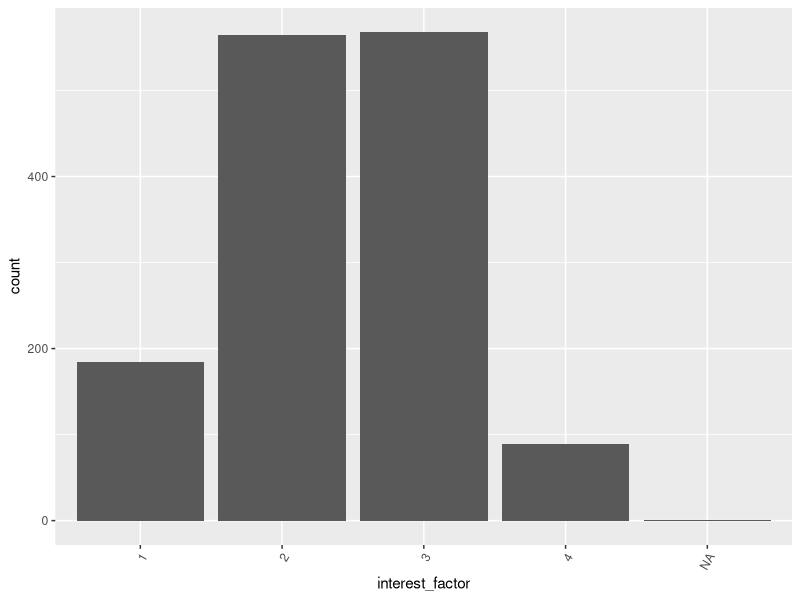
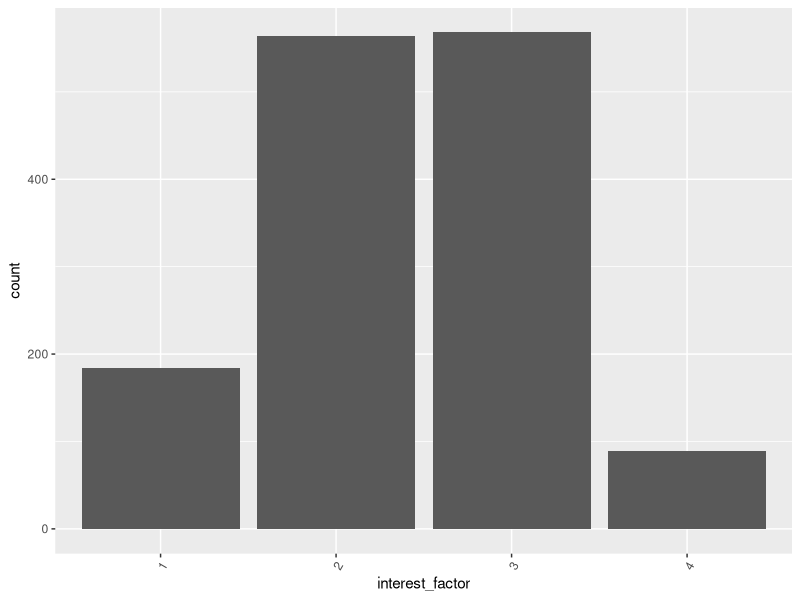
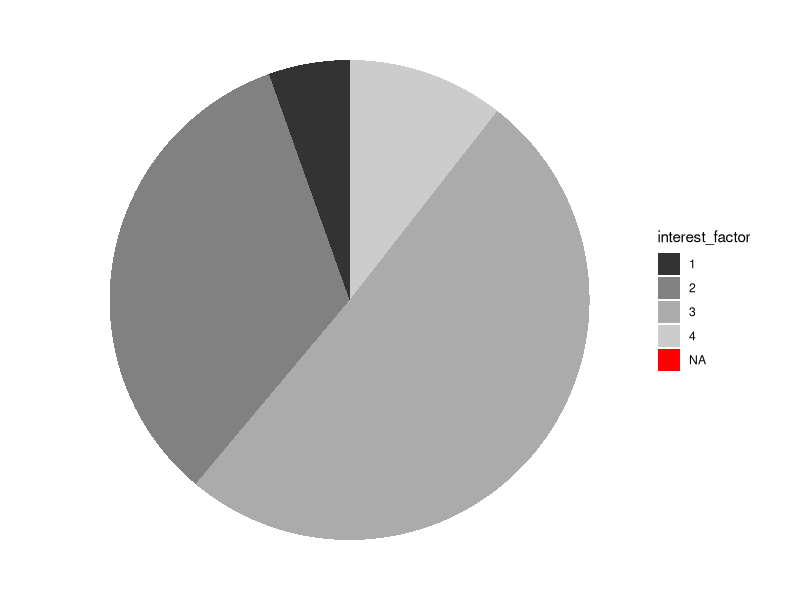
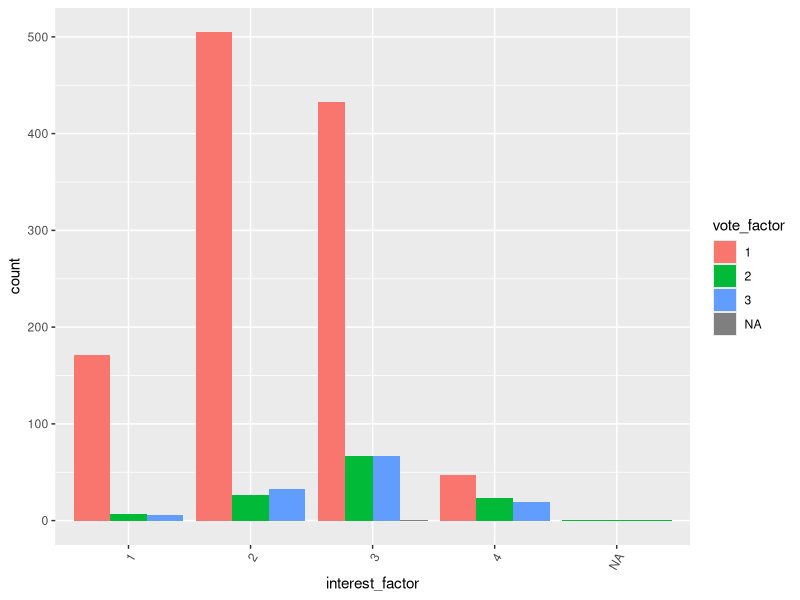
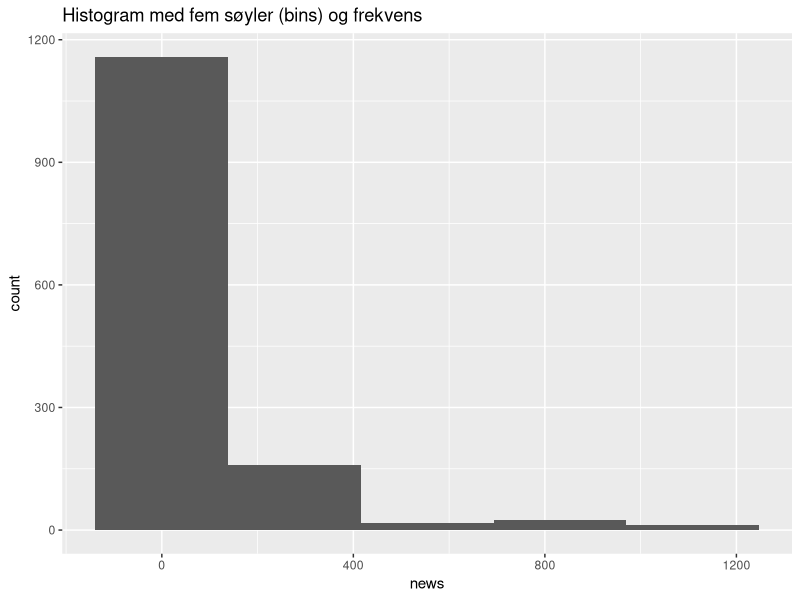
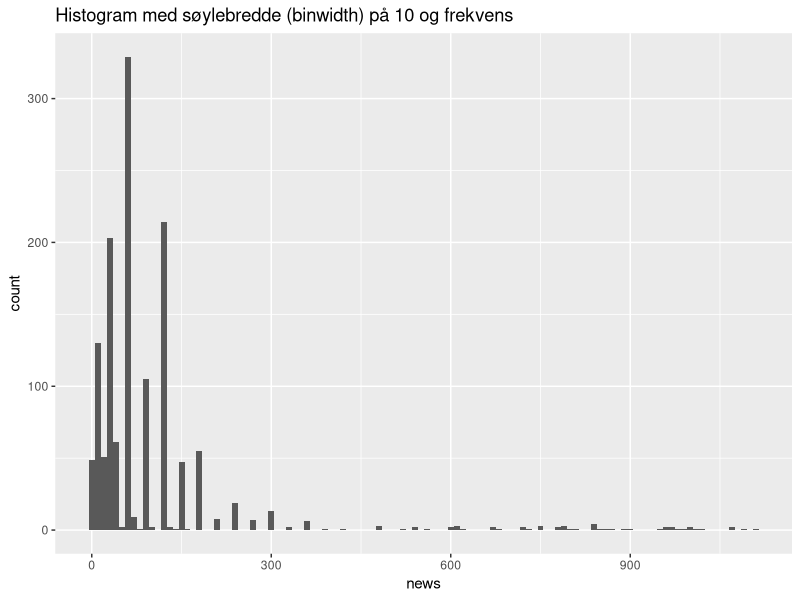
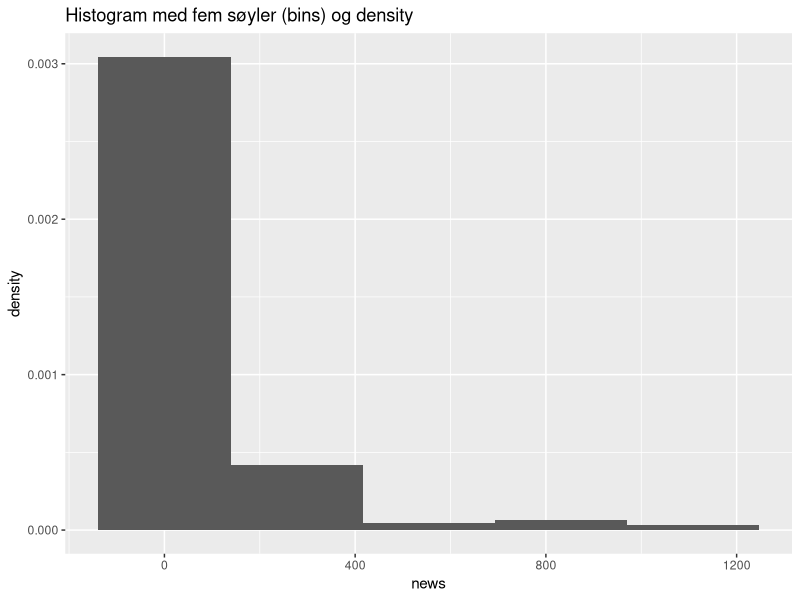
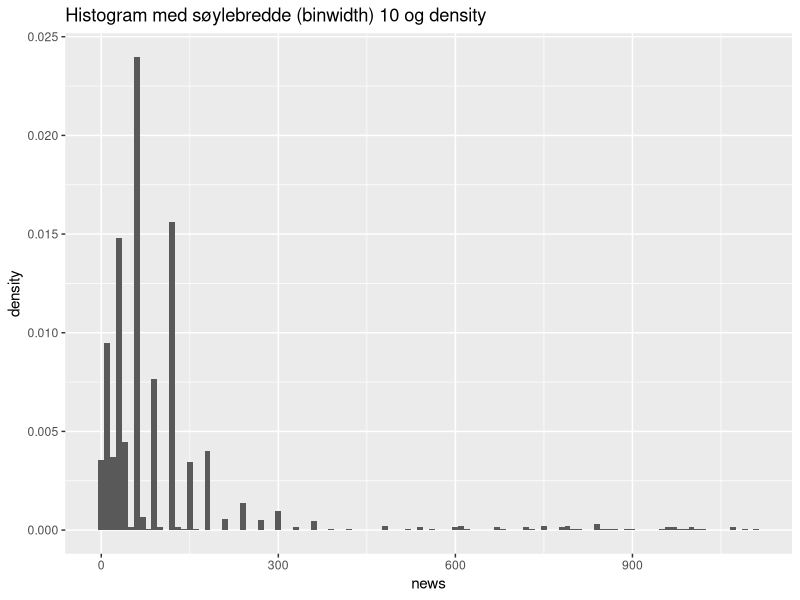

Generate these figures, in order, with R:
## ---- chunk 1
knitr::opts_chunk$set(echo = TRUE)
knitr::opts_chunk$set(tidy.opts=list(width.cutoff=60), tidy=TRUE)

## ---- chunk 2
library(tidyverse)
## ---- chunk 3
getwd()
list.files()
## ---- chunk 4

ess <- read.csv("../data/ess.csv", encoding = "UTF-8")

## ---- chunk 5

dim(ess)

## ---- chunk 6
ess_subset <- ess %>% 
  select(nwspol, polintr, vote, yrbrn) %>% 
  rename(news = nwspol,
         interest = polintr, 
         year_born = yrbrn)

## ---- chunk 7
ess_subset <- ess %>% 
  select(vote,
         news = nwspol,
         interest = polintr, 
         year_born = yrbrn)
## ---- chunk 8
ess_subset$age <- 2018 - ess_subset$year_born 
## ---- chunk 9
class(ess_subset$vote)
## ---- chunk 10
table(ess_subset$vote)
## ---- chunk 11
# Lager en ny variabel i datasettet som heter vote_factor
ess_subset$vote_factor <- as_factor(ess_subset$vote)
## ---- chunk 12
# Sjekker faktornivåene:
levels(ess_subset$vote_factor)

# Sjekker klasse:
class(ess_subset$vote_factor)
## ---- chunk 13
class(ess_subset$interest)
## ---- chunk 14
ess_subset$interest_factor <- as_factor(ess_subset$interest)
## ---- chunk 15
# Sjekker faktornivåene:
levels(ess_subset$interest_factor)

# Sjekker klasse:
class(ess_subset$interest_factor)
## ---- chunk 16
class(ess_subset$news)

is.numeric(ess_subset$news)
## ---- chunk 17
summary(ess_subset)
str(ess_subset)
## ---- chunk 18
head(ess_subset)
tail(ess_subset)
## ---- chunk 19
table(ess_subset$vote, useNA = "always")
prop.table(table(ess_subset$vote))
prop.table(table(ess_subset$vote, useNA = "always"))
## ---- chunk 20
# Finner minimumsverdi (det laveste antall minutter brukt på nyheter)
min(ess_subset$news, na.rm = TRUE) # na.rm = TRUE sier at missing skal droppes i beregningen
# Finner maksimumsveriden (den høyeste antall minutter brukt på nyheter)
max(ess_subset$news, na.rm = TRUE)
# Finner gjennomsnittlig antall minutter
mean(ess_subset$news, na.rm = TRUE)
# Finner median
median(ess_subset$news, na.rm = TRUE)
# Finner standardavviket
sd(ess_subset$news, na.rm = TRUE)
# Finner varians
var(ess_subset$news, na.rm = TRUE)
# Finner kvantilverdiene
quantile(ess_subset$news, na.rm = TRUE)
# Finner forskjellig deskriptiv statistikk for en variabel
summary(ess_subset$news)
## ---- chunk 21
ggplot(data = ess_subset, aes(x = interest_factor)) + 
  geom_bar() +
  theme(axis.text.x = element_text(angle = 60, hjust = 1))
## ---- chunk 22
ggplot(data = ess_subset %>% 
         filter(!is.na(interest_factor)), 
       aes(x = interest_factor)) + 
  geom_bar() +
  theme(axis.text.x = element_text(angle = 60, hjust = 1))
## ---- chunk 23
ggplot(ess_subset, aes(x = "", y = interest, fill = interest_factor)) + 
  geom_bar(stat = "identity", width = 1) + 
  coord_polar("y", start = 0) +
  theme_void() +
  scale_fill_grey()
## ---- chunk 24
ggplot(data = ess_subset, 
       aes(x = interest_factor)) + 
  geom_bar(aes(fill = vote_factor),
           position = "dodge") +
  theme(axis.text.x = element_text(angle = 60, hjust = 1))
## ---- chunk 25
ggplot(data = ess_subset, aes(x = news)) +
 	  geom_histogram(bins = 5) +
  ggtitle("Histogram med fem søyler (bins) og frekvens")
## ---- chunk 26
ggplot(data = ess_subset, aes(x = news)) +
  geom_histogram(binwidth = 10) +
  ggtitle("Histogram med søylebredde (binwidth) på 10 og frekvens")
## ---- chunk 27
ggplot(data = ess_subset, aes(x = news, y = ..density..)) +
 	  geom_histogram(bins = 5) +
  ggtitle("Histogram med fem søyler (bins) og density")
## ---- chunk 28
ggplot(data = ess_subset, aes(x = news, y = ..density..)) +
  geom_histogram(binwidth = 10) +
  ggtitle("Histogram med søylebredde (binwidth) 10 og density")

## ---- chunk 29
ggplot(data = ess_subset, aes(x = news)) +
  geom_boxplot() +
  theme_minimal()
